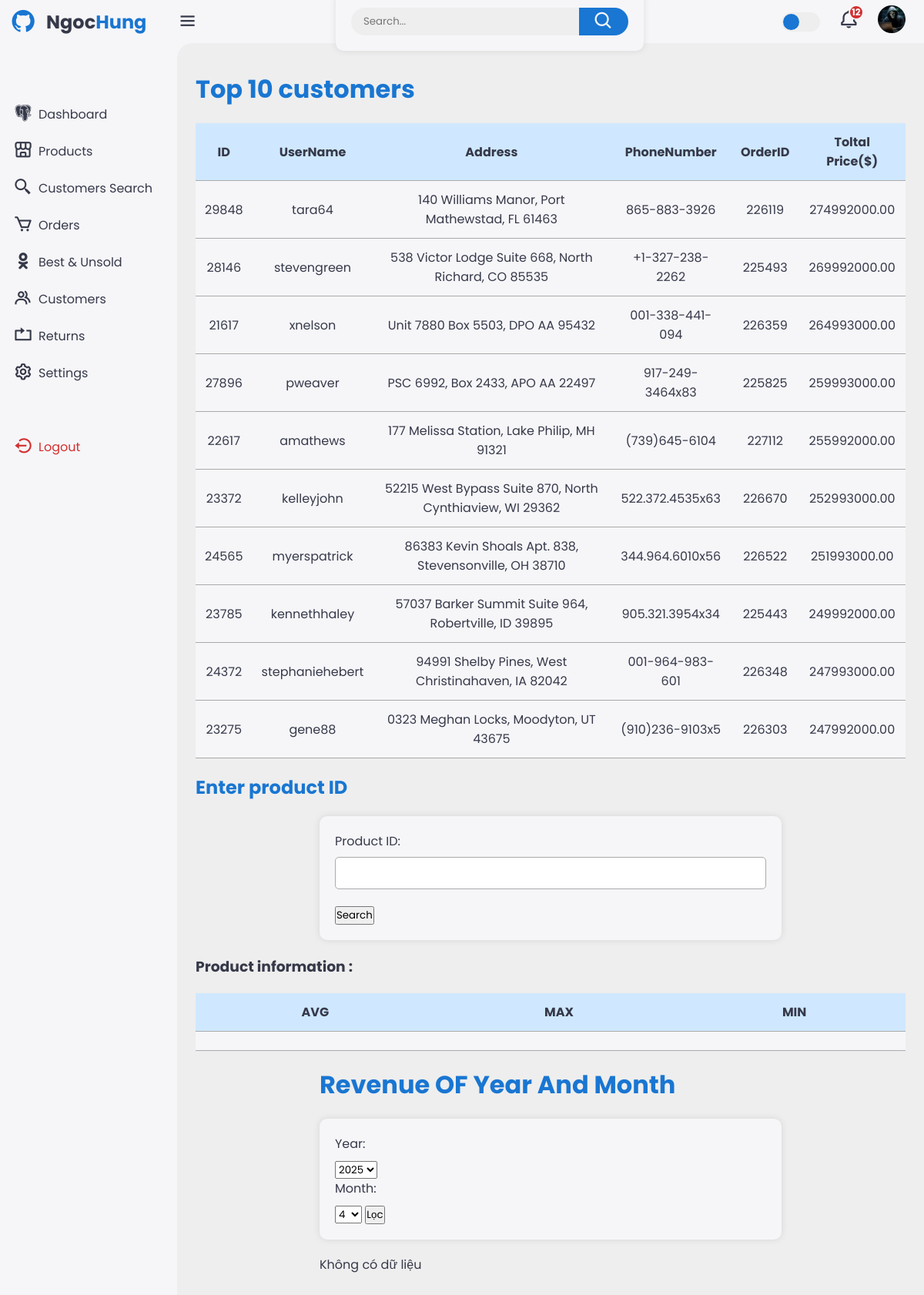
/admin/admin.php, run on the app's committed database.
### tables this page shows
CREATE TABLE `orders` (
  `SoDonHang` int(11) NOT NULL,
  `MaKhachHang` int(11) DEFAULT NULL,
  `TenKhachHang` varchar(255) NOT NULL,
  `NgayDatHang` date DEFAULT NULL,
  `DiaChiDatHang` varchar(400) NOT NULL,
  `StatusName` varchar(50) NOT NULL,
  `PhuongThucThanhToan` varchar(50) DEFAULT NULL
);

CREATE TABLE `users` (
  `Id` int(11) NOT NULL,
  `Username` varchar(16) DEFAULT NULL,
  `Email` varchar(200) DEFAULT NULL,
  `Age` int(2) DEFAULT NULL,
  `Password` varchar(200) DEFAULT NULL,
  `PhoneNumber` varchar(15) DEFAULT NULL,
  `Address` varchar(255) DEFAULT NULL,
  `role` tinyint(1) NOT NULL DEFAULT 0
);

### admin/dashboard.php (the view, shortened to what this page needs)
<!DOCTYPE html>
<html>
<head>
    <link rel="stylesheet" href="style1.css">
</head>
<body>
<div class="container">
    <div class="top">
    <div class="table-container">
        <h1>Top 10 customers</h1>
        <?php
        include '../php/config.php';
        $sql = "
        SELECT
            u.Id AS MaKhachHang,
            u.Username AS TenKhachHang,
            u.Address AS DiaChi,
            u.PhoneNumber AS SoDienThoai,
            o.SoDonHang,
            SUM(od.SoLuong * od.DonGia) AS GiaTriDonHang
        FROM
            users u
        JOIN
            orders o ON u.Id = o.MaKhachHang
        JOIN
            orderdetails od ON o.SoDonHang = od.SoDonHang
        GROUP BY
            u.Id, o.SoDonHang
        ORDER BY
            GiaTriDonHang DESC
        LIMIT 10
        ";
        $result = $con->query($sql);
        if ($result === false) {
            echo "Error: " . $con->error;
        } else {
            echo "<table>";
            echo "<tr><th>ID</th><th>UserName</th><th>Address</th><th>PhoneNumber</th><th>OrderID</th><th>Toltal Price($)</th></tr>";
            if ($result->num_rows > 0) {
                while($row = $result->fetch_assoc()) {
                    echo "<tr>";
                    echo "<td>" . $row["MaKhachHang"] . "</td>";
                    echo "<td>" . $row["TenKhachHang"] . "</td>";
                    echo "<td>" . $row["DiaChi"] . "</td>";
                    echo "<td>" . $row["SoDienThoai"] . "</td>";
                    echo "<td>" . $row["SoDonHang"] . "</td>";
                    echo "<td>" . $row["GiaTriDonHang"] . "</td>";
                    echo "</tr>";
                }
            } else {
                echo "<tr><td colspan='6'>Không có dữ liệu</td></tr>";
            }
            echo "</table>";
        }
        ?>
    </div>
    <div class="info-container">
    <h2>Enter product ID</h2>
    <form method="post">
    <label for="MaHang">Product ID:</label>
    <input type="text" id="MaHang" name="MaHang">
    <button type="submit">Search</button>
</form>
    <?php
     $sql = "SELECT
                 AVG(GiaNhap) AS GiaTrungBinh,
                 MAX(GiaNhap) AS GiaCaoNhat,
                 MIN(GiaNhap) AS GiaThapNhat
             FROM products
             WHERE MaHang = '$maHang'";
     $result = $con->query($sql);
     if ($result === false) {
         echo "Error: " . $con->error;
     } else {
         if ($result->num_rows > 0) {
         $row = $result->fetch_assoc();
         $giaTrungBinh = $row['GiaTrungBinh'];
         $giaCaoNhat = $row['GiaCaoNhat'];
         $giaThapNhat = $row['GiaThapNhat'];
         echo "<h3>Product information : $maHang</h3>";
         echo "<table>";
         echo "<tr><th>AVG</th><th>MAX</th><th>MIN</th></tr>";
         echo "<tr><td>$giaTrungBinh</td><td>$giaCaoNhat</td><td>$giaThapNhat</td></tr>";
         echo "</table>";
     } else {
         echo "Không tìm thấy thông tin về mặt hàng có mã $maHang";
     }
       ?>
    </div>
    </div>
    <div class="specific-table">
    <h1>Revenue OF Year And Month</h1>
    <?php
    $year = isset($_GET['year']) ? (int)$_GET['year'] : date('Y');
    $month = isset($_GET['month']) ? (int)$_GET['month'] : date('m');
    $page = isset($_GET['page']) ? $_GET['page'] : 'dashboard';
echo '<div class="filters">
    <form method="GET" action="">
        <input type="hidden" name="page" value="' . htmlspecialchars($page) . '">
        <label for="year">Year:</label>
        <select id="year" name="year">';
for ($i = 2020; $i <= date('Y'); $i++) {
echo "<option value=\"$i\"" . ($i == $year ? ' selected' : '') . ">$i</option>";
}
echo '    </select>
        <label for="month">Month:</label>
        <select id="month" name="month">';
for ($i = 1; $i <= 12; $i++) {
echo "<option value=\"$i\"" . ($i == $month ? ' selected' : '') . ">$i</option>";
}
echo '    </select>
        <button type="submit">Lọc</button>
    </form>
  </div>';
    $sql = "
    SELECT
    p.LoaiHang AS LoaiMatHang,
    YEAR(o.NgayDatHang) AS Nam,
    MONTH(o.NgayDatHang) AS Thang,
    SUM(od.SoLuong * od.DonGia) AS DoanhThu
FROM
    orders o
JOIN
    orderdetails od ON o.SoDonHang = od.SoDonHang
JOIN
    products p ON od.MaHang = p.MaHang
WHERE
    YEAR(o.NgayDatHang) = $year
    AND MONTH(o.NgayDatHang) = $month
GROUP BY
    p.LoaiHang,
    YEAR(o.NgayDatHang),
    MONTH(o.NgayDatHang)
ORDER BY
    Nam, Thang, LoaiMatHang";
    $result = $con->query($sql);
    if ($result === false) {
        echo "Error: " . $con->error;
    } else {
        if ($result->num_rows > 0) {
            echo "<table>";
            echo "<tr><th>Products</th><th>Year</th><th>Month</th><th>Revenue($)</th></tr>";
            while ($row = $result->fetch_assoc()) {
                echo "<tr>";
                echo "<td>" . $row["LoaiMatHang"] . "</td>";
                echo "<td>" . $row["Nam"] . "</td>";
                echo "<td>" . $row["Thang"] . "</td>";
                echo "<td>" . number_format($row["DoanhThu"]) . "</td>";
                echo "</tr>";
            }
            echo "</table>";
        } else {
            echo "<p>Không có dữ liệu</p>";
        }
    }
 }
 ?>
 </div>
</div>
</body>
</html>

### admin/admin.php (shortened to what this page needs)
<!DOCTYPE html>
<html lang="en">
<head>
    <link href='https://unpkg.com/boxicons@2.1.4/css/boxicons.min.css' rel='stylesheet'>
    <link rel="stylesheet" href="style3.css">
</head>
<body>
    <div class="sidebar">
        <a href="#" class="logo">
            <i class='bx bxl-github' ></i>
            <div class="logo-name"><span>Ngoc</span>Hung</div>
        </a>
        <ul class="side-menu">
            <li><a href="?page=dashboard" class="active"><i class='bx bxl-postgresql' ></i>Dashboard</a></li>
            <li><a href="?page=shop"><i class='bx bx-store-alt'></i>Products</a></li>
            <li><a href="?page=usersearch"><i class='bx bx-search-alt-2' ></i>Customers Search</a></li>
            <li><a href="?page=tickets"><i class='bx bx-cart' ></i></i>Orders</a></li>
            <li><a href="?page=top"><i class='bx bxl-ok-ru' ></i>Best & Unsold</a></li>
            <li><a href="?page=users"><i class='bx bx-group'></i>Customers</a></li>
            <li><a href="?page=returns"><i class='bx bx-repeat'></i>Returns</a></li>
            <li><a href="?page=settings"><i class='bx bx-cog'></i>Settings</a></li>
        </ul>
        <ul class="side-menu">
            <li>
                <a href="../project/dangnhap.php" class="logout">
                    <i class='bx bx-log-out-circle'></i>
                    Logout
                </a>
            </li>
        </ul>
    </div>
    <div class="content">
        <nav>
            <i class='bx bx-menu'></i>
            <form action="#">
                <div class="form-input">
                    <input type="search" placeholder="Search...">
                    <button class="search-btn" type="submit"><i class='bx bx-search'></i></button>
                </div>
            </form>
            <label for="theme-toggle" class="theme-toggle"></label>
            <a href="#" class="notif">
                <i class='bx bx-bell'></i>
                <span class="count">12</span>
            </a>
            <a href="#" class="profile">
                <img src="a1d8e1ec-bd79-4096-9206-c1be69c7bdf9.jpg">
            </a>
        </nav>
        <main>
            <?php
                $page = isset($_GET['page']) ? $_GET['page'] : 'dashboard';
                switch ($page) {
                    case 'dashboard':
                        include 'dashboard.php';
                        break;
                }
            ?>
        </main>
    </div>
</body>
</html>

### admin/style3.css (style rules this page uses)
:root { --light: #f6f6f9; --primary: #1976D2; --light-primary: #CFE8FF; --grey: #eee; --dark-grey: #AAAAAA; --dark: #363949; --danger: #D32F2F; --light-danger: #FECDD3; --warning: #FBC02D; --light-warning: #FFF2C6; --success: #388E3C; --light-success: #BBF7D0; }
* { margin: 0; padding: 0; box-sizing: border-box; font-family: 'Poppins', sans-serif; }
.bx { font-size: 1.7rem; }
a { text-decoration: none; }
li { list-style: none; }
html { overflow-x: hidden; }
body { background: var(--grey); overflow-x: hidden; }
.sidebar { position: fixed; top: 0; left: 0; background: var(--light); width: 230px; height: 100%; z-index: 2000; overflow-x: hidden; scrollbar-width: none; transition: all 0.3s ease; }
.sidebar .logo { font-size: 24px; font-weight: 700; height: 56px; display: flex; align-items: center; color: var(--primary); z-index: 500; padding-bottom: 20px; box-sizing: content-box; }
.sidebar .logo .logo-name span { color: var(--dark); }
.sidebar .logo .bx { min-width: 60px; display: flex; justify-content: center; font-size: 2.2rem; }
.sidebar .side-menu { width: 100%; margin-top: 48px; }
.sidebar .side-menu li { height: 48px; background: transparent; margin-left: 6px; border-radius: 48px 0 0 48px; padding: 4px; }
.sidebar .side-menu li a { width: 100%; height: 100%; background: var(--light); display: flex; align-items: center; border-radius: 48px; font-size: 16px; color: var(--dark); white-space: nowrap; overflow-x: hidden; transition: all 0.3s ease; }
.sidebar .side-menu li a .bx { min-width: calc(60px - ((4px + 6px) * 2)); display: flex; font-size: 1.6rem; justify-content: center; }
.sidebar .side-menu li a.logout { color: var(--danger); }
.content { position: relative; width: calc(100% - 230px); left: 230px; transition: all 0.3s ease; }
.content nav { height: 56px; background: var(--light); padding: 0 24px 0 0; display: flex; align-items: center; grid-gap: 24px; position: sticky; top: 0; left: 0; z-index: 1000; }
.content nav::before { content: ""; position: absolute; width: 40px; height: 40px; bottom: -40px; left: 0; border-radius: 50%; box-shadow: -20px -20px 0 var(--light); }
.content nav a { color: var(--dark); }
.content nav .bx.bx-menu { cursor: pointer; color: var(--dark); }
.content nav form { max-width: 400px; width: 100%; margin-right: auto; }
.content nav form .form-input { display: flex; align-items: center; height: 36px; }
.content nav form .form-input input { flex-grow: 1; padding: 0 16px; height: 100%; border: none; background: var(--grey); border-radius: 36px 0 0 36px; outline: none; width: 100%; color: var(--dark); }
.content nav form .form-input button { width: 80px; height: 100%; display: flex; justify-content: center; align-items: center; background: var(--primary); color: var(--light); font-size: 18px; border: none; outline: none; border-radius: 0 36px 36px 0; cursor: pointer; }
.content nav .notif { font-size: 20px; position: relative; }
.content nav .notif .count { position: absolute; top: -6px; right: -6px; width: 20px; height: 20px; background: var(--danger); border-radius: 50%; color: var(--light); border: 2px solid var(--light); font-weight: 700; font-size: 12px; display: flex; align-items: center; justify-content: center; }
.content nav .profile img { width: 36px; height: 36px; object-fit: cover; border-radius: 50%; }
.content nav .theme-toggle { display: block; min-width: 50px; height: 25px; background: var(--grey); cursor: pointer; position: relative; border-radius: 25px; }
.content nav .theme-toggle::before { content: ""; position: absolute; top: 2px; left: 2px; bottom: 2px; width: calc(25px - 4px); background: var(--primary); border-radius: 50%; transition: all 0.3s ease; }
.content main { width: 100%; padding: 36px 24px; max-height: calc(100vh - 56px); }

### data on the page
orders: MaKhachHang "29848", TenKhachHang "tara64", DiaChi "140 Williams Manor, Port Mathewstad, FL 61463", SoDienThoai "865-883-3926", SoDonHang "226119", GiaTriDonHang "274992000.00"
orders: MaKhachHang "28146", TenKhachHang "stevengreen", DiaChi "538 Victor Lodge Suite 668, North Richard, CO 85535", SoDienThoai "+1-327-238-2262", SoDonHang "225493", GiaTriDonHang "269992000.00"
orders: MaKhachHang.Id "21617", MaKhachHang.Username "xnelson", MaKhachHang.Address "Unit 7880 Box 5503, DPO AA 95432", MaKhachHang.PhoneNumber "001-338-441-094", SoDonHang "226359", GiaTriDonHang "264993000.00"
orders: MaKhachHang "27896", TenKhachHang "pweaver", DiaChi "PSC 6992, Box 2433, APO AA 22497", SoDienThoai "917-249-3464x83", SoDonHang "225825", GiaTriDonHang "259993000.00"
orders: MaKhachHang.Id "22617", MaKhachHang.Username "amathews", MaKhachHang.Address "177 Melissa Station, Lake Philip, MH 91321", MaKhachHang.PhoneNumber "(739)645-6104", SoDonHang "227112", GiaTriDonHang "255992000.00"
orders: MaKhachHang.Id "23372", MaKhachHang.Username "kelleyjohn", MaKhachHang.Address "52215 West Bypass Suite 870, North Cynthiaview, WI 29362", MaKhachHang.PhoneNumber "522.372.4535x63", SoDonHang "226670", GiaTriDonHang "252993000.00"
orders: MaKhachHang "24565", TenKhachHang "myerspatrick", DiaChi "86383 Kevin Shoals Apt. 838, Stevensonville, OH 38710", SoDienThoai "344.964.6010x56", SoDonHang "226522", GiaTriDonHang "251993000.00"
orders: MaKhachHang.Id "23785", MaKhachHang.Username "kennethhaley", MaKhachHang.Address "57037 Barker Summit Suite 964, Robertville, ID 39895", MaKhachHang.PhoneNumber "905.321.3954x34", SoDonHang "225443", GiaTriDonHang "249992000.00"
orders: MaKhachHang "24372", TenKhachHang "stephaniehebert", DiaChi "94991 Shelby Pines, West Christinahaven, IA 82042", SoDienThoai "001-964-983-601", SoDonHang "226348", GiaTriDonHang "247993000.00"
orders: MaKhachHang.Id "23275", MaKhachHang.Username "gene88", MaKhachHang.Address "0323 Meghan Locks, Moodyton, UT 43675", MaKhachHang.PhoneNumber "(910)236-9103x5", SoDonHang "226303", GiaTriDonHang "247992000.00"

### other printed values
form field year "2025"
form field month "4"
